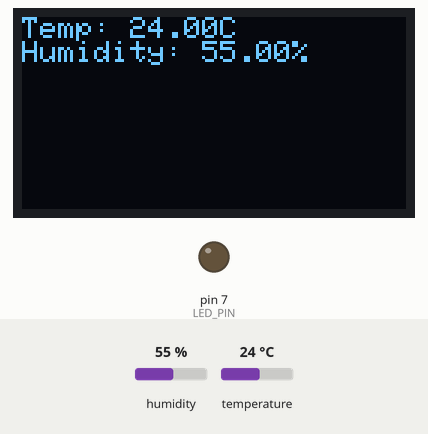
Recording of a sketch running on a simulated Arduino Uno, built with avr-gcc and run on an emulated ATmega328P. Parts: 128×64 one-colour display, output pins drawn as LEDs (lit = HIGH). Inputs (shaded band) come from the test bench; at power-on: humidity 55 %, temperature 24 °C. The display library's start-up logo is not drawn.

Above: at 3.2 s.
3.3 s: humidity set to 22 %
At 5.3 s:
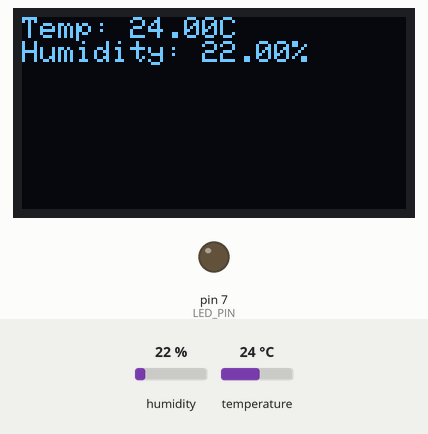
6.0 s: temperature set to 12 °C
At 6.9 s:
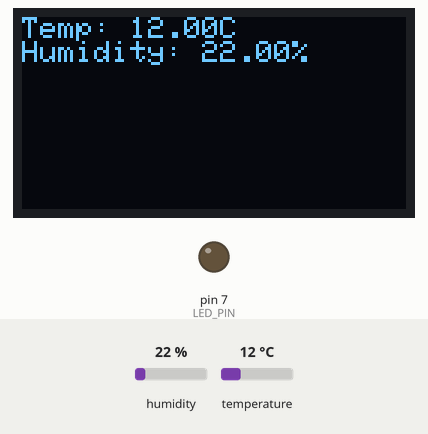
8.7 s: humidity set to 40 %
At 11.4 s:
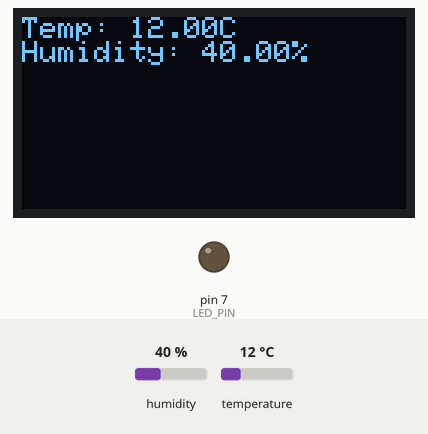
11.7 s: temperature set to 19 °C
Timing chart, 0 to 14.7 s (numbered marks = the images above; inputs shaded):
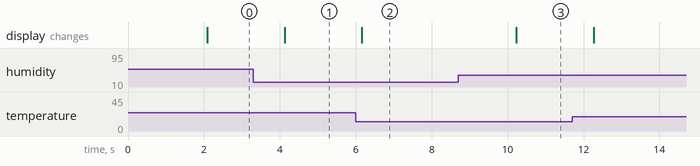

The sketch:

Temperature_and_humidity_w_nfc.ino
```cpp
#include <Wire.h>
#include <Adafruit_GFX.h>
#include <Adafruit_SSD1306.h>
#include <DHT.h>

#define SCREEN_WIDTH 128 // OLED display width, in pixels
#define SCREEN_HEIGHT 64 // OLED display height, in pixels


#define LED_PIN 7
#define BUTTON_PIN 3
#define DHTPIN 2       // Digital pin for connecting the DHT sensor
#define DHTTYPE DHT22  // DHT 22 (AM2302)

// Initialize the OLED display using Arduino Wire:
Adafruit_SSD1306 display(SCREEN_WIDTH, SCREEN_HEIGHT, &Wire, -1);

// Initialize DHT sensor.
DHT dht(DHTPIN, DHTTYPE);

void setup() {
  Serial.begin(9600);
  // Start the OLED display
  if(!display.begin(SSD1306_SWITCHCAPVCC, 0x3C)) {
    Serial.println(F("SSD1306 allocation failed"));
    for(;;);
  }
  display.display();
  delay(2000); // Pause for 2 seconds

  // Set pin modes
  pinMode(LED_PIN, OUTPUT);
  pinMode(BUTTON_PIN, INPUT_PULLUP);

  // Start the DHT sensor
  dht.begin();
}

void loop() {
  // Read humidity and temperature values
  float humidity = dht.readHumidity();
  float temperature = dht.readTemperature();

  // Check if any reads failed and exit early (to try again).
  if (isnan(humidity) || isnan(temperature)) {
    Serial.println(F("Failed to read from DHT sensor!"));
    return;
  }

  // Clear the display buffer.
  display.clearDisplay();
  display.setTextSize(1);      // Normal 1:1 pixel scale
  display.setTextColor(SSD1306_WHITE); // Draw white text
  display.setCursor(0,0);     // Start at top-left corner

  // Display the temperature and humidity
  display.print(F("Temp: "));
  display.print(temperature);
  display.println(F("C"));

  display.print(F("Humidity: "));
  display.print(humidity);
  display.println(F("%"));

  // Update the display with all of the above graphics
  display.display();

  delay(2000); // Wait a few seconds between measurements
}
```

Measured:
- after the input at 3.3 s, the display: changes after 0.83 s (image 1)
- after the input at 6.0 s, the display: changes after 0.16 s (image 2)
- after the input at 8.7 s, the display: changes after 1.5 s (image 3)
